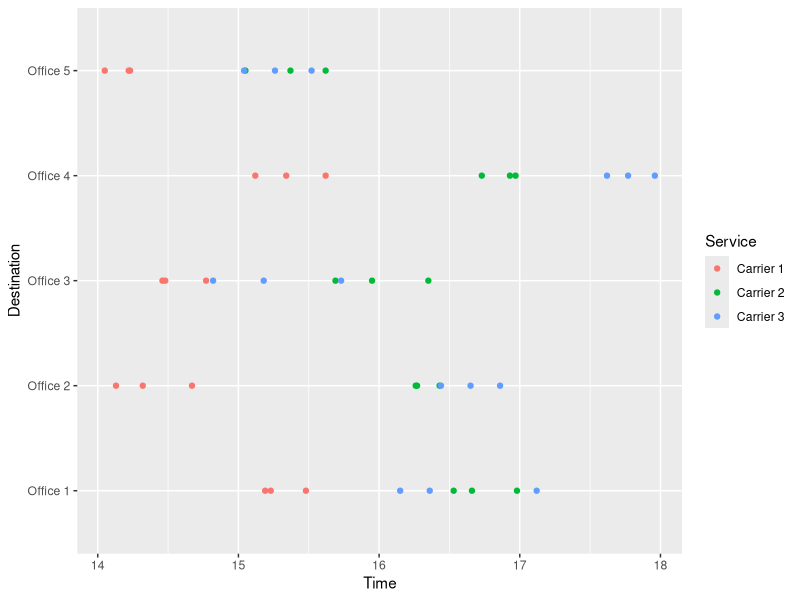
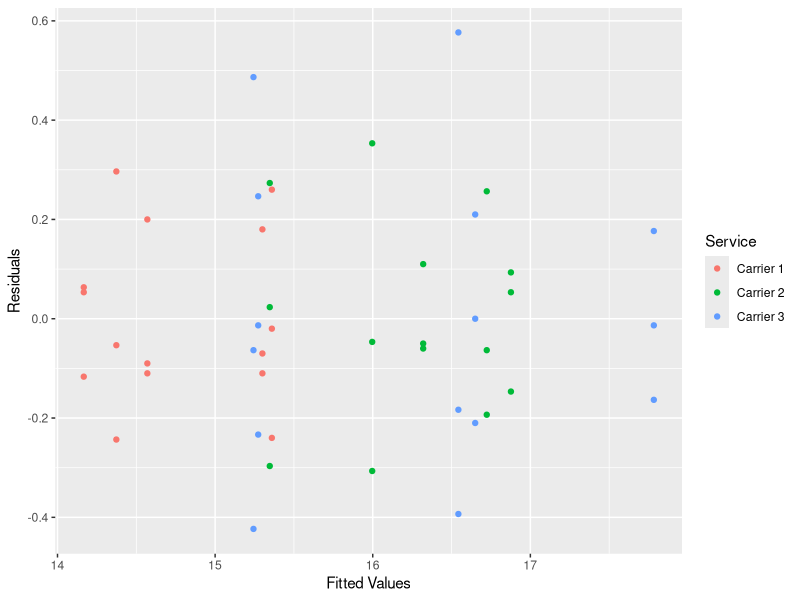
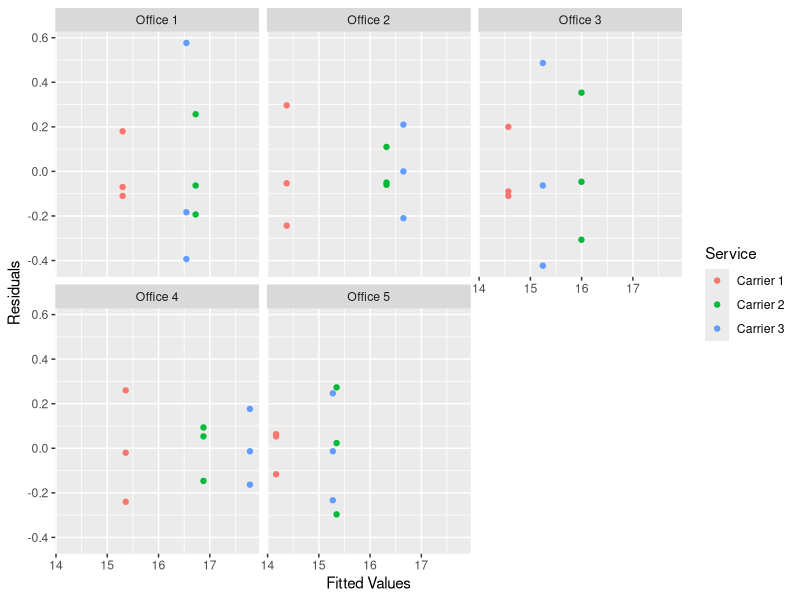
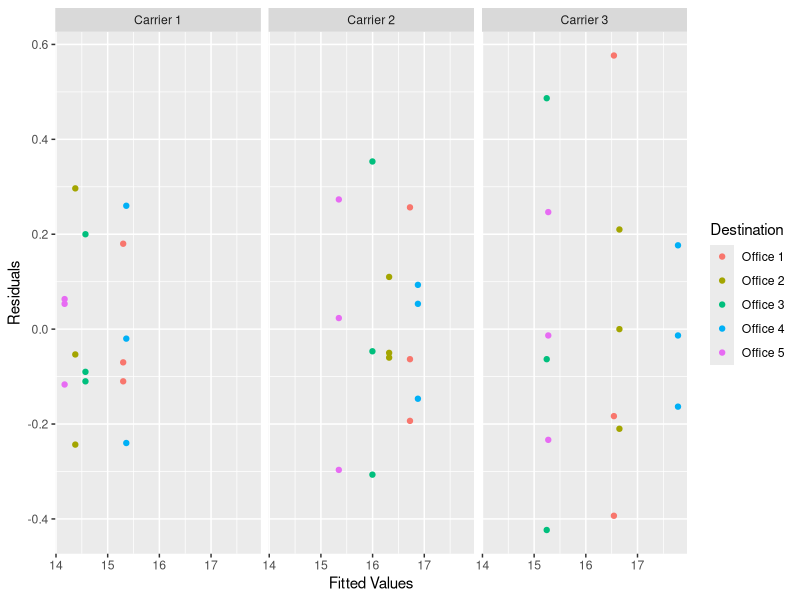

Reproduce these figures in R, in order.
# http://www.r-bloggers.com/two-way-analysis-of-variance-anova/


delivery.df <- data.frame(
  Service = c(rep("Carrier 1", 15), rep("Carrier 2", 15),
              rep("Carrier 3", 15)),
  Destination = c(rep(c("Office 1", "Office 2", "Office 3",
                        "Office 4", "Office 5"), 9)),
  Time = c(15.23, 14.32, 14.77, 15.12, 14.05,
           15.48, 14.13, 14.46, 15.62, 14.23, 15.19, 14.67, 14.48, 15.34, 14.22,
           16.66, 16.27, 16.35, 16.93, 15.05, 16.98, 16.43, 15.95, 16.73, 15.62,
           16.53, 16.26, 15.69, 16.97, 15.37, 17.12, 16.65, 15.73, 17.77, 15.52,
           16.15, 16.86, 15.18, 17.96, 15.26, 16.36, 16.44, 14.82, 17.62, 15.04)
)

library(ggplot2)
ggplot(delivery.df, aes(Time, Destination, colour = Service)) + geom_point()


# To fit the two-way ANOVA model we use this code:
delivery.mod1 <- aov(Time ~ Destination*Service, data = delivery.df)

# * indicates that it should use the main effects as well as the interaction between the variables

summary(delivery.mod1)

# We have strong evidence here that there are differences between the three delivery services, 
# between the five sub-office destinations and that there is an interaction between destination and 
# service in line with what we saw in the original plot of the data.

# We can plot the model residuals against fitted values to look for obvious trends that are not 
# consistent with the model assumptions about independence and common variance. The first step 
# is to create a data frame with the fitted values and residuals from the above model:

delivery.res <- delivery.df
delivery.res$M1.Fit <- fitted(delivery.mod1)
delivery.res$M1.Resid <- resid(delivery.mod1)

ggplot(delivery.res, aes(M1.Fit, M1.Resid, colour = Service)) + geom_point() +
  xlab("Fitted Values") + ylab("Residuals")


# Alternate plot

ggplot(delivery.res, aes(M1.Fit, M1.Resid, colour = Service)) +
  geom_point() + xlab("Fitted Values") + ylab("Residuals") +
  facet_wrap( ~ Destination)


#We could also consider dividing the data by delivery service to get a different view of the 
# residuals:
  
ggplot(delivery.res, aes(M1.Fit, M1.Resid, colour = Destination)) +
geom_point() + xlab("Fitted Values") + ylab("Residuals") +
facet_wrap( ~ Service)

TukeyHSD(delivery.mod1, which = "Service")
TukeyHSD(delivery.mod1, which = "Destination")
TukeyHSD(delivery.mod1)



delivery.mod2 <- aov(Time ~ Service, data = delivery.df)
TukeyHSD(delivery.mod2)




